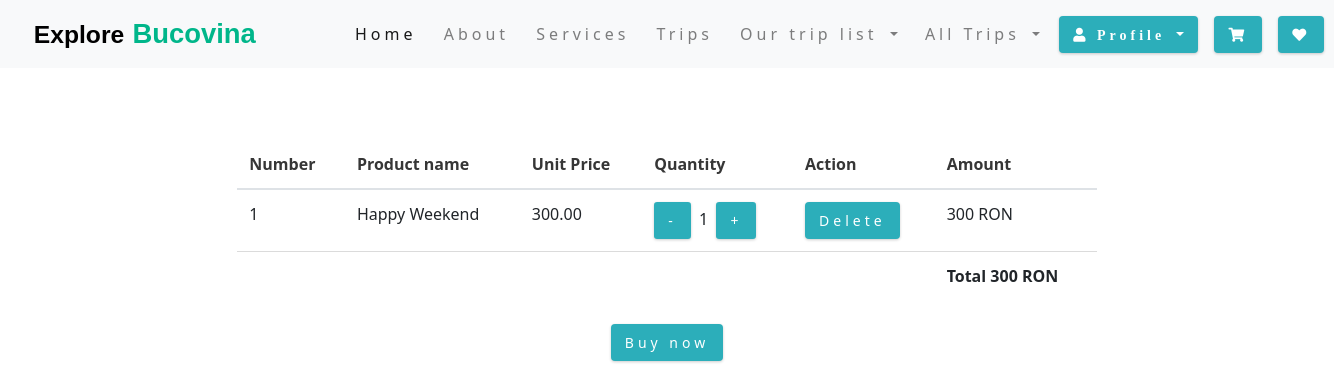
/orders/cart_list/ (signed in), run on the app's committed database.
### orders/models.py (models this page shows, shortened)
class OrderCart(models.Model):
    user = models.ForeignKey(User, on_delete=models.CASCADE)
    product = models.ForeignKey(Product, on_delete=models.CASCADE)
    cart_item = models.BooleanField(default=False)
    wishlist_item = models.BooleanField(default=False)
    quantity = models.IntegerField()
    created_at = models.DateTimeField(auto_now_add=True)
    amount = models.IntegerField(null=True)

### product/models.py (models this page shows, shortened)
class Product(models.Model):
    category = models.ForeignKey(Category, on_delete=models.CASCADE, null=True)
    title = models.CharField(max_length=50)
    description = models.TextField(max_length=400)
    profile = models.ImageField(upload_to='profile/', null=True)
    price = models.DecimalField(max_digits=5, decimal_places=2)
    in_stock = models.BooleanField(default=True)
    is_active = models.BooleanField(default=True)
    created_at = models.DateTimeField(auto_now_add=True)
    updated_at = models.DateTimeField(auto_now=True)

### orders/views.py (the view)
# urls.py: path('cart_list/', views.CartListView.as_view(), name='cart-list'),
class CartListView(ListView):
    model = OrderCart
    template_name = 'orders/cart_list.html'
    context_object_name = 'cart_products'
    def get_queryset(self):
        result = (OrderCart.objects.filter(cart_item=1, user_id=self.request.user.id))
        return result
    def get_context_data(self, **kwargs):
        context = super().get_context_data(**kwargs)
        total = 0
        for product in OrderCart.objects.filter(user_id=self.request.user.id):
            total += product.amount
        context['total'] = total
        return context

### online_store/context_processors.py (called while the page is built)
def get_all_categories(request):
    categories = Category.objects.all()
    return {'categories': categories}

### templates/orders/cart_list.html (shortened to what this page needs)
{% extends 'base.html' %}
{% load static %}
{% block content %}
    <div class="container-fluid content-holder">
        <br><br><br>
        <div class="row">
            <div class="col-md-8 offset-md-2">
                {% if cart_products %}
                    <table class="table">
                        <thead>
                        <tr>
                            <th>Number</th>
                            <th>Product name</th>
                            <th>Unit Price</th>
                            <th>Quantity</th>
                            <th>Action</th>
                            <th>Amount</th>
                        </tr>
                        </thead>
                        <tbody>
                        {% for cart_product in cart_products %}
                            <tr>
                                <td>{{ forloop.counter }}</td>
                                <td>{{ cart_product.product.title }}</td>
                                <td>{{ cart_product.product.price }}</td>
                                <td>
                                    <a href="{% url 'decrease-quantity' cart_product.product.id %}"
                                       class="btn btn-secondary btn-sm"> - </a>&nbsp;
                                    {{ cart_product.quantity }}
                                    &nbsp;<a href="{% url 'increase-quantity' cart_product.product.id %}"
                                             class="btn btn-secondary btn-sm"> + </a>
                                </td>
                                <td><a href="{% url 'delete-from-cart' cart_product.id %}"
                                       class="btn btn-outline-secondary">Delete</a></td>
                                <td>{{ cart_product.amount }} RON</td>
                            </tr>
                        {% endfor %}
                        <tr>
                            <td></td>
                            <td></td>
                            <td></td>
                            <td></td>
                            <td></td>
                            <td><b>Total {{ total }} RON</b></td>
                        </tr>
                        </tbody>
                    </table>
                    <div class="text-center">
                        <a href="{% url 'place-order' %}" class="btn btn-primary">Buy now</a>
                    </div>
                {% endif %}
            </div>
        </div>
    </div>
{% endblock %}

### css/my_style.css (style rules this page uses)
:root { --clr-primary-1: hsl(184, 91%, 17%); --clr-primary-2: hsl(185, 84%, 25%); --clr-primary-3: hsl(185, 81%, 29%); --clr-primary-4: hsl(184, 77%, 34%); --clr-primary-5: hsl(185, 62%, 45%); --clr-primary-6: hsl(185, 57%, 50%); --clr-primary-7: hsl(184, 65%, 59%); --clr-primary-8: hsl(184, 80%, 74%); --clr-primary-9: hsl(185, 94%, 87%); --clr-primary-10: hsl(186, 100%, 94%); --clr-grey-1: hsl(209, 61%, 16%); --clr-grey-2: hsl(211, 39%, 23%); --clr-grey-3: hsl(209, 34%, 30%); --clr-grey-4: hsl(209, 28%, 39%); --clr-grey-5: hsl(210, 22%, 49%); --clr-grey-6: hsl(209, 23%, 60%); --clr-grey-7: hsl(211, 27%, 70%); --clr-grey-8: hsl(210, 31%, 80%); --clr-grey-9: hsl(212, 33%, 89%); --clr-grey-10: hsl(210, 36%, 96%); --clr-white: #fff; --ff-primary: 'Lato', sans-serif; --transition: all 0.3s linear; --spacing: 0.25rem; --radius: 0.5rem; --light-shadow: 0 5px 15px rgba(0, 0, 0, 0.1); --dark-shadow: 0 5px 15px rgba(0, 0, 0, 0.2); }
* { margin: 0; padding: 0; box-sizing: border-box; }
html { scroll-behavior: smooth; }
body { font-family: system-ui, -apple-system, BlinkMacSystemFont, 'Segoe UI', Roboto, Oxygen, Ubuntu, Cantarell, 'Open Sans', 'Helvetica Neue', sans-serif; background: var(--clr-white); line-height: 1.5; font-size: 0.875rem; }
a { text-decoration: none; }
@media screen and (min-width: 800px) { body { font-size: 1rem; } }
.btn { text-transform: none; background: var(--clr-primary-5); color: var(--clr-white); padding: 0.375rem 0.75rem; letter-spacing: var(--spacing); display: inline-block; transition: var(--transition); font-size: 0.875rem; border: 2px solid transparent; cursor: pointer; box-shadow: 0 1px 3px rgba(0, 0, 0, 0.2); }

### data on the page
OrderCart: product "Happy Weekend", product.price "300.00", quantity "1", amount "300"

### other printed values
{{ total }} "300"
